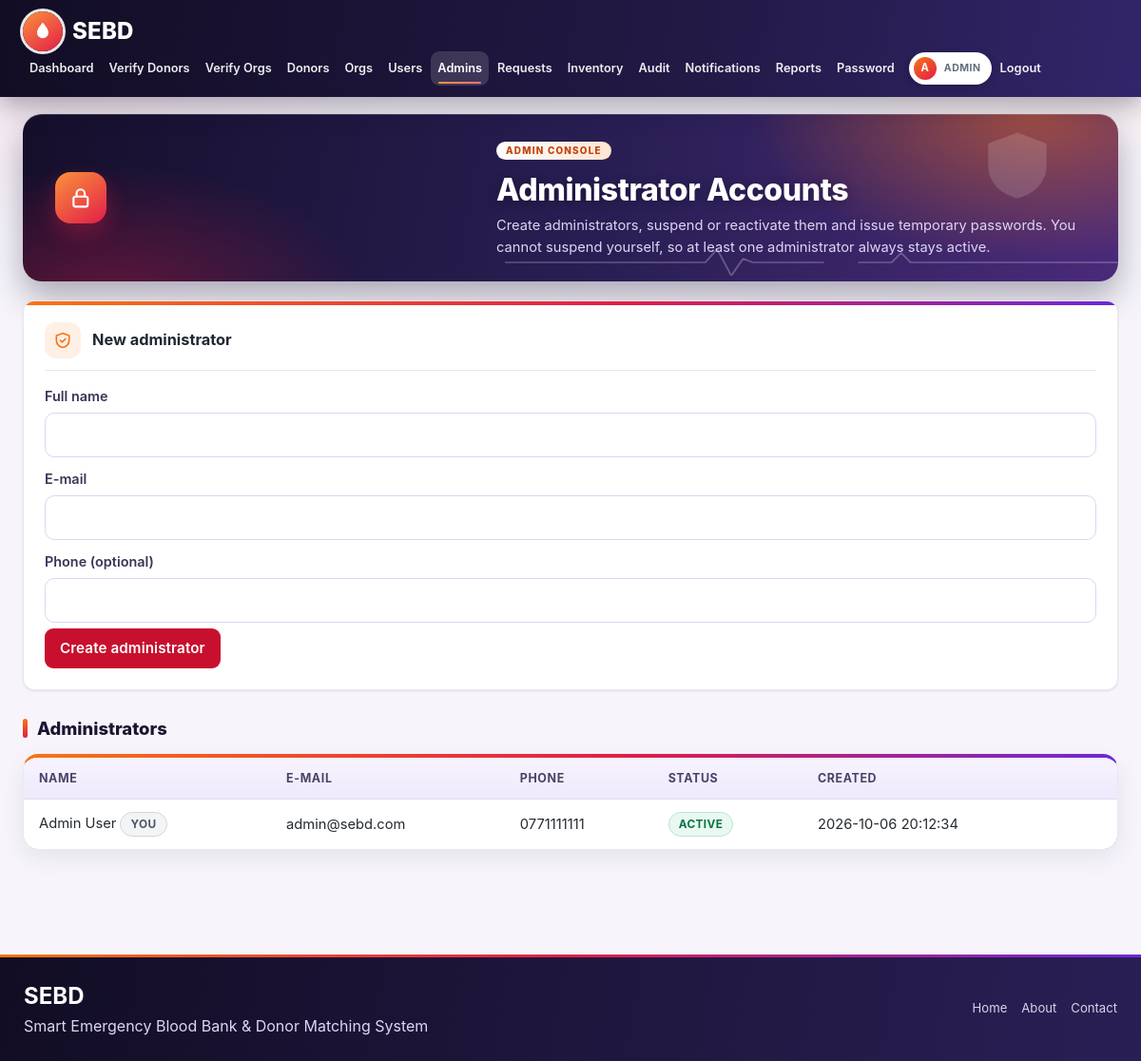
Page /admin/admins.php (signed in) on the committed database.
### tables this page shows
CREATE TABLE IF NOT EXISTS `users` (
  `user_id` int NOT NULL AUTO_INCREMENT,
  `full_name` varchar(100) NOT NULL,
  `email` varchar(100) NOT NULL,
  `password` varchar(255) NOT NULL,
  `role` enum('DONOR','HEALTHCARE','ADMIN') NOT NULL,
  `phone` varchar(20) DEFAULT NULL,
  `status` enum('PENDING','ACTIVE','SUSPENDED') DEFAULT 'PENDING',
  `must_change_password` tinyint(1) NOT NULL DEFAULT 0,
  `created_at` datetime DEFAULT CURRENT_TIMESTAMP,
  `updated_at` datetime DEFAULT CURRENT_TIMESTAMP ON UPDATE CURRENT_TIMESTAMP,
  PRIMARY KEY (`user_id`),
  UNIQUE KEY `email` (`email`)
);

### admin/admins.php (the view, shortened to what this page needs)
<?php require_once __DIR__.'/../includes/auth.php'; require_role('ADMIN');
$me=(int)$_SESSION['uid'];
$rows=$pdo->query("SELECT user_id,full_name,email,phone,status,must_change_password,created_at FROM users WHERE role='ADMIN' ORDER BY created_at")->fetchAll();
$title='Administrator Accounts'; $page_intro='Create administrators, suspend or reactivate them and issue temporary passwords. You cannot suspend yourself, so at least one administrator always stays active.'; require '../includes/header.php'; ?>
<div class="card"><h2>New administrator</h2><form method="post" autocomplete="off"><?= csrf_field() ?><input type="hidden" name="do" value="create">
<label>Full name</label><input name="full_name" maxlength="100" required><label>E-mail</label><input type="email" name="email" maxlength="100" required><label>Phone (optional)</label><input name="phone" maxlength="20">
<br><button class="btn" data-confirm="Create this administrator account? A one-time temporary password will be shown.">Create administrator</button></form></div>
<h2>Administrators</h2><div class="tw"><table><thead><tr><th>Name</th><th>E-mail</th><th>Phone</th><th>Status</th><th>Created</th><th></th></tr></thead><tbody>
<?php foreach($rows as $u): ?><tr><td><?= h($u['full_name']) ?><?= (int)$u['user_id']===$me?' <span class="badge">YOU</span>':'' ?></td><td><?= h($u['email']) ?></td><td><?= h($u['phone']) ?></td><td><?= badge($u['status']) ?><?= $u['must_change_password']?' '.badge('PASSWORD_RESET'):'' ?></td><td><?= h($u['created_at']) ?></td>
<td><?php if((int)$u['user_id']!==$me): ?><form method="post"><?= csrf_field() ?><input type="hidden" name="user_id" value="<?= (int)$u['user_id'] ?>">
<?php if($u['status']==='SUSPENDED'): ?><button name="do" value="ACTIVE" class="btn sm">Activate</button><?php else: ?><button name="do" value="SUSPENDED" class="btn sm alt" data-confirm="Suspend this administrator?">Suspend</button><?php endif; ?> <button name="do" value="reset_password" class="btn sm alt" data-confirm="Issue a new temporary password? Their current password stops working.">Reset password</button></form><?php endif; ?></td></tr><?php endforeach; ?></tbody></table></div>
<?php require '../includes/footer.php';

### includes/functions.php (shortened to what this page needs)
<?php
function icon($n){
  static $i=[
  'drop'=>'<path d="M12 2.7s6 6.2 6 10.6a6 6 0 0 1-12 0c0-4.4 6-10.6 6-10.6z"/>',
  'users'=>'<path d="M16 20v-1.5a3.5 3.5 0 0 0-3.5-3.5h-5A3.5 3.5 0 0 0 4 18.5V20"/><circle cx="10" cy="8" r="3.5"/><path d="M20 20v-1.5a3.5 3.5 0 0 0-2.5-3.3M15.5 4.7a3.5 3.5 0 0 1 0 6.6"/>',
  'user'=>'<circle cx="12" cy="8" r="4"/><path d="M4 21v-1a6 6 0 0 1 6-6h4a6 6 0 0 1 6 6v1"/>',
  'check'=>'<path d="M5 12.5l4.5 4.5L19 7.5"/>',
  'hospital'=>'<path d="M4 21V6a1 1 0 0 1 1-1h8a1 1 0 0 1 1 1v15M14 10h5a1 1 0 0 1 1 1v10M2 21h20M9 8v6M6 11h6"/>',
  'activity'=>'<path d="M3 12h4l3-8 4 16 3-8h4"/>',
  'alert'=>'<path d="M12 3.5L21.5 20h-19z"/><path d="M12 10v5M12 17.5v.01"/>',
  'target'=>'<circle cx="12" cy="12" r="9"/><circle cx="12" cy="12" r="5"/><circle cx="12" cy="12" r="1"/>',
  'lock'=>'<rect x="5" y="11" width="14" height="10" rx="2"/><path d="M8 11V8a4 4 0 0 1 8 0v3"/>',
  'message'=>'<path d="M21 12a8 8 0 0 1-11.6 7.1L4 20.5l1.4-4.6A8 8 0 1 1 21 12z"/>',
  'pin'=>'<path d="M12 21s7-6.2 7-11.5a7 7 0 0 0-14 0C5 14.8 12 21 12 21z"/><circle cx="12" cy="9.5" r="2.5"/>',
  'mail'=>'<rect x="3" y="5" width="18" height="14" rx="2"/><path d="M3 7l9 6 9-6"/>',
  'phone'=>'<path d="M5 4h4l2 5-2.5 1.5a11 11 0 0 0 5 5L15 13l5 2v4a2 2 0 0 1-2 2A16 16 0 0 1 3 6a2 2 0 0 1 2-2z"/>',
  'shield'=>'<path d="M12 3l8 3v6c0 4.5-3.4 8-8 9-4.6-1-8-4.5-8-9V6z"/><path d="M9 12l2.2 2.2L15.5 10"/>',
  'clock'=>'<circle cx="12" cy="12" r="9"/><path d="M12 7v5l3 2"/>',
  'arrow'=>'<path d="M5 12h14M13 6l6 6-6 6"/>',
  'calendar'=>'<rect x="4" y="5" width="16" height="15" rx="2"/><path d="M4 10h16M9 3v4M15 3v4"/>',
  'bell'=>'<path d="M6 16v-5a6 6 0 0 1 12 0v5l1.5 2h-15z"/><path d="M10 20.5a2 2 0 0 0 4 0"/>',
  'heart'=>'<path d="M12 20s-7.5-4.6-7.5-10a4.3 4.3 0 0 1 7.5-2.8A4.3 4.3 0 0 1 19.5 10c0 5.4-7.5 10-7.5 10z"/>',
  'clipboard'=>'<rect x="6" y="4" width="12" height="17" rx="2"/><path d="M9 4h6v3H9zM9 12h6M9 16h4"/>',
  'megaphone'=>'<path d="M4 10v4h3l7 4V6L7 10z"/><path d="M17.5 9.5a4 4 0 0 1 0 5"/>',
  'ban'=>'<circle cx="12" cy="12" r="9"/><path d="M5.6 5.6l12.8 12.8"/>',
  'file'=>'<path d="M7 3h7l4 4v14H7z"/><path d="M14 3v4h4M10 13h5M10 17h5"/>',
  'menu'=>'<path d="M4 6h16M4 12h16M4 18h16"/>'
  ];
  return "<svg class='ico' viewBox='0 0 24 24' width='1em' height='1em' aria-hidden='true' focusable='false'>".$i[$n].'</svg>';
}
function h($s){ return htmlspecialchars((string)$s, ENT_QUOTES, 'UTF-8'); }
function badge($s){ $label=$s==='CLEARED'?'Checkup cleared':str_replace('_',' ',$s); return "<span class='badge b-".strtolower(h($s))."'>".h($label)."</span>"; }

### rows in the picture
users: full_name "Admin User", shows "YOU", email "admin@sebd.com", phone "0771111111", status "ACTIVE", created_at "2026-10-06 20:12:34"

### other values in the picture
$l "Dashboard"
$l "Verify Donors"
$l "Verify Orgs"
$l "Donors"
$l "Orgs"
$l "Users"
$l "Admins"
$l "Requests"
$l "Inventory"
$l "Audit"
$l "Notifications"
$l "Reports"
$l "Password"
substr($_SESSION['name']??'U',0,1) "A"
$title "Administrator Accounts"
